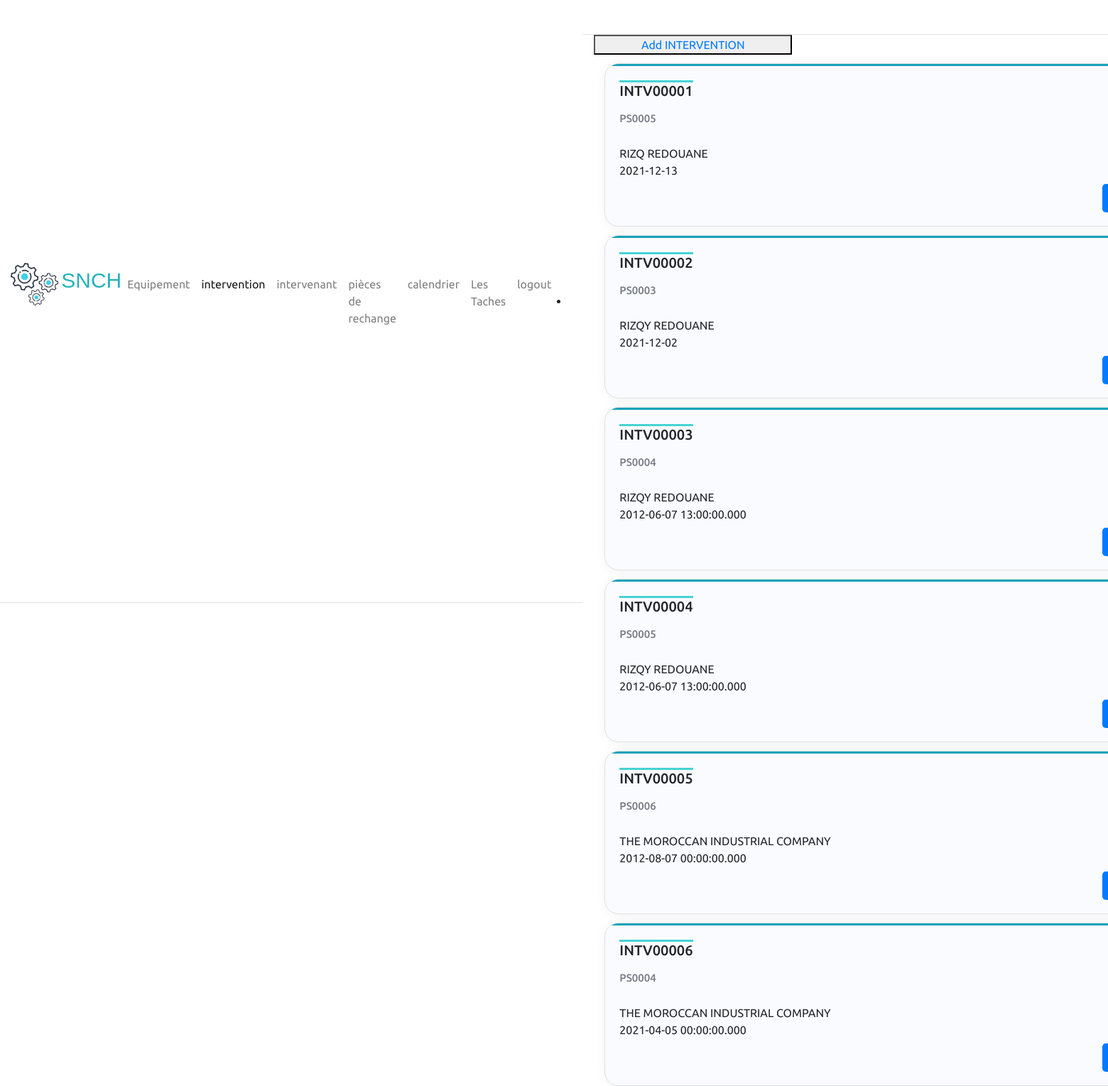
The app's page /intervention with its own data.
### tables this page shows
CREATE TABLE intervention(
  id INTEGER ,
  N_fiche_intervention text  PRIMARY KEY,
  cd_eq text,
  n_intervenant text,
  id_Intervenant text,
  Date_d_anomalie text,
  date_intervention text,
  organ text,
  Nature_de_panne text,
  Cause_de_panne text,
  date_interv text,
  Date_de_mise_en_service text
  Remarque text
  coût text
, Temps_d_arrêt VARCHAR);

### app.py (the view)
@app.route('/intervention', methods=['POST', 'GET'])
def intervention():
    conn = get_db_connection()
    posts = conn.execute('SELECT id, N_fiche_intervention,cd_eq,n_intervenant, id_Intervenant,Date_d_anomalie,date_intervention, organ,Nature_de_panne,Cause_de_panne,Date_de_mise_en_service,Temps_d_arrêt FROM intervention').fetchall()
    conn.close()
    return render_template('intervention.html', posts=posts)

### app.py (called while the page is built)
def get_db_connection():
    conn = sqlite3.connect('gmao.db')
    conn.row_factory = sqlite3.Row
    return conn

### appflask/templates/intervention.html (shortened to what this page needs)
{% extends 'layout.html'%}
  {% block body  %}
{% block content  %}
<!DOCTYPE html>
<html lang="en">
<head>
    <link rel="stylesheet" href="static/css/intervention.css" />
    <link href="https://unpkg.com/ionicons@4.5.10-0/dist/css/ionicons.min.css" rel="stylesheet">
        <link rel="stylesheet" href="https://cdn.jsdelivr.net/npm/bootstrap@4.5.3/dist/css/bootstrap.min.css">
</head>
<button style="width: 30%" ><a href="/addintervention">Add INTERVENTION</a>
</a></button>
<body>
    <main class="container">
      {% for post in posts %}
        <div class="equipement border">
            <div class="header">
              <div class="box box-down cyan">
                <h1 class="code">{{ post['N_fiche_intervention'] }}</h1>
              </div>
            </div>
            <h2 class="nom"> {{ post['cd_eq'] }}</h2>
            <p class="details">{{ post['n_intervenant'] }}<br> {{ post['Date_d_anomalie'] }}</p>
            <div class="buttons">
              <button class="view" style="color: white;"><a href="#myModal"><a href="/viewinter/{{post.id}}"data-toggle="modal" data-target="#myModal{{post.id}}"  style="color: white;" ><i class="icon ion-md-eye"></a></i></a></button>
            </div>
        </div>
        {% endfor %}
{% endblock %}
{% endblock %}

### static/css/intervention.css (style rules this page uses)
:root { --primary:#003cbe; --bg-primary:#ebf3fe; --bg-secondary:#fafbff; --txt-secondary:#787c85; --enmarche:#04a534; --shadow:2px 1px 14px 2px hsl(0deg 0% 0% / 5%); }
* { margin: 0; padding: 0; box-sizing: border-box; font-family: 'Ubuntu', serif; }
.border { border-radius: 20px; }
.container { display: flex; flex-wrap: wrap; gap: 12px 10px; height: 100vh; width: 100%; margin: left 4px; }
.equipement { width:900px; height: 230px; background: var(--bg-secondary); overflow: hidden; box-shadow: var(--shadow); }
.header { padding: 20px 20px 10px 20px; display: flex; justify-content: space-between; align-items: center; border-top: 3px solid var(--cyan); }
.cyan { --cyan: hsl(180, 62%, 55%); border-top: 3px solid var(--cyan); }
.code { font-size: 20px; }
.nom { padding:0px 20px 10px 20px; font-size: 15px; color: var(--txt-secondary); }
.details { padding: 10px 20px; }
.buttons { padding: 8px ; display: flex; justify-content: end; width: 100%; gap: 20px; margin-top: -3%; }
.buttons button { width: 50px; height: 40px; color: white; border: none; border-radius: 5px; font-size: 15px; cursor: pointer; }
.view { background: var(--primary); }

### records on screen
intervention: N_fiche_intervention "INTV00001", cd_eq "PS0005", n_intervenant "RIZQ REDOUANE", Date_d_anomalie "2021-12-13"
intervention: N_fiche_intervention "INTV00002", cd_eq "PS0003", n_intervenant "RIZQY REDOUANE", Date_d_anomalie "2021-12-02"
intervention: N_fiche_intervention "INTV00003", cd_eq "PS0004", n_intervenant "RIZQY REDOUANE", Date_d_anomalie "2012-06-07 13:00:00.000"
intervention: N_fiche_intervention "INTV00004", cd_eq "PS0005", n_intervenant "RIZQY REDOUANE", Date_d_anomalie "2012-06-07 13:00:00.000"
intervention: N_fiche_intervention "INTV00005", cd_eq "PS0006", n_intervenant "THE MOROCCAN INDUSTRIAL COMPANY", Date_d_anomalie "2012-08-07 00:00:00.000"
intervention: N_fiche_intervention "INTV00006", cd_eq "PS0004", n_intervenant "THE MOROCCAN INDUSTRIAL COMPANY", Date_d_anomalie "2021-04-05 00:00:00.000"
